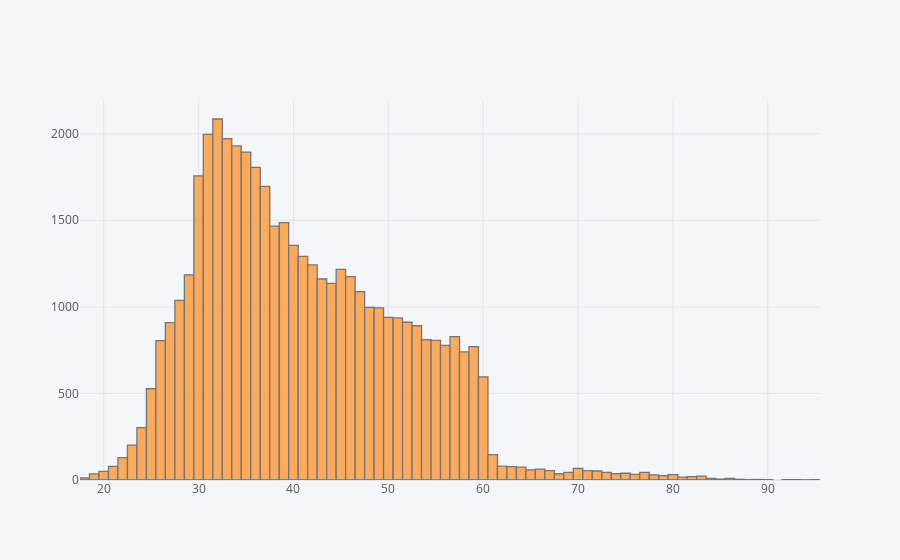

Notebook code cell kept with this figure:
### Code cell
df['age'].iplot(kind='hist')

### Figure 1 — Plotly figure (JSON) as saved in the notebook; plotly's stock layout.template omitted (floating-point values rounded to 4 significant figures; data arrays with more than 128 entries replaced by an {"elided": "..."} marker saying what was removed)
{"data": [{"histfunc": "count", "histnorm": "", "marker": {"color": "rgba(255, 153, 51, 1.0)", "line": {"color": "#4D5663", "width": 1.3}}, "name": "age", "opacity": 0.8, "orientation": "v", "type": "histogram", "x": {"elided": "45211 int values"}}], "layout": {"barmode": "overlay", "legend": {"bgcolor": "#F5F6F9", "font": {"color": "#4D5663"}}, "paper_bgcolor": "#F5F6F9", "plot_bgcolor": "#F5F6F9", "title": {"font": {"color": "#4D5663"}}, "xaxis": {"gridcolor": "#E1E5ED", "showgrid": true, "tickfont": {"color": "#4D5663"}, "title": {"font": {"color": "#4D5663"}, "text": ""}, "zerolinecolor": "#E1E5ED"}, "yaxis": {"gridcolor": "#E1E5ED", "showgrid": true, "tickfont": {"color": "#4D5663"}, "title": {"font": {"color": "#4D5663"}, "text": ""}, "zerolinecolor": "#E1E5ED"}}}
